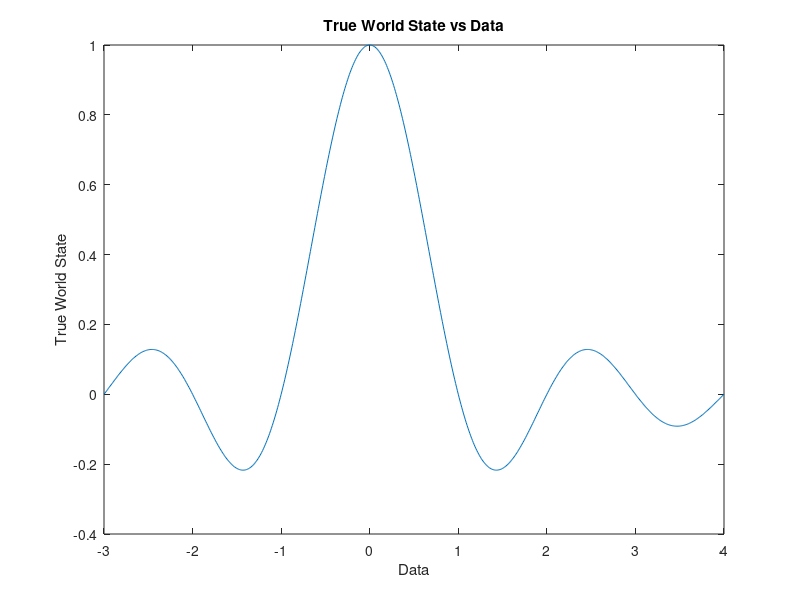
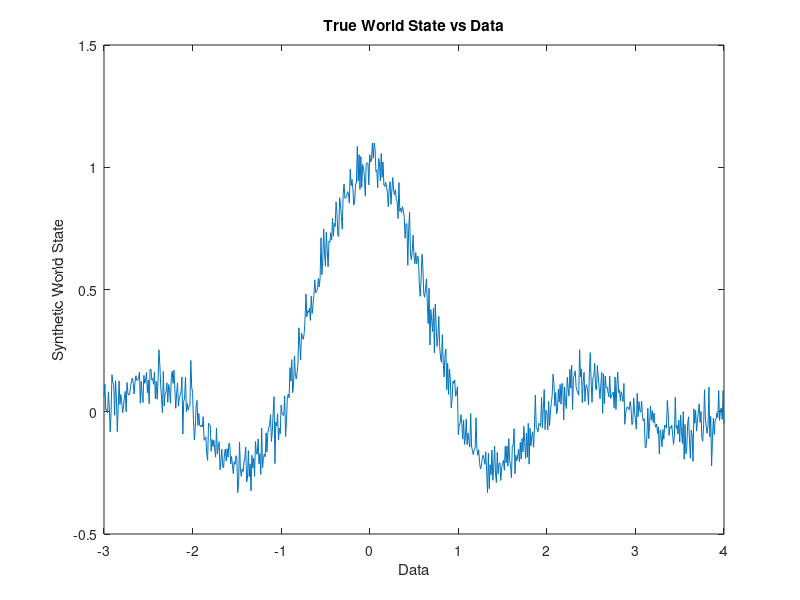

The MATLAB source for these figures, in order: (Note: this script raises an error after producing the figures.)
% Initialization Step
clear; clc; close all;

% Generate Synthetic Data
x = -3:0.01:4;
y = sinc(x); % Generating data from sinc function
z = awgn(y,25); % Adding noise to the data

% Plotting actual data
plot(x,y);
xlabel('Data')
ylabel('True World State')
title('True World State vs Data')
print -dpng plots/sinc.png

% Plotting data with added noise
plot(x,z);
xlabel('Data')
ylabel('Synthetic World State')
title('True World State vs Data')
print -dpng plots/sinc_noise.png

alphas_rbf = get_alphas(6);
alphas_arctan = get_alphas(7);

%{
x_rbf_transform = rbf_transform(x,alphas_rbf,lambda);
x_arctan_transform = arctan_transform(x,alphas_arctan,lambda);

% Estimates of the weights of the RBF Transform function 
phi_rbf = inv(x_rbf_transform * x_rbf_transform') * x_rbf_transform * z';
variance_rbf = inv(x_rbf_transform * x_rbf_transform') * x_rbf_transform * z';

% Estimates of the weights of the arctan transform function
phi_arctan = inv(x_arctan_transform * x_arctan_transform') * x_arctan_transform * z';
variance_arctan = inv(x_arctan_transform * x_arctan_transform') * x_arctan_transform * z';
%}

lambdas = 0.01:0.001:7;
[pred_error,fitting_error,min_pred_err,min_pred_err_lambda,min_fit_err,min_fit_err_lambda] = fitting_rbf(lambdas,alphas_rbf,x,y,z);
min_num_kernel = fitting_kernel(min_pred_err_lambda,x,y,z);
[pred_error_arctan,fitting_error_arctan,min_pred_err_arctan,min_pred_err_lambda_arctan,min_fit_err_arctan,min_fit_err_lambda_arctan] = fitting_arctan(lambdas,alphas_arctan,x,y,z);

